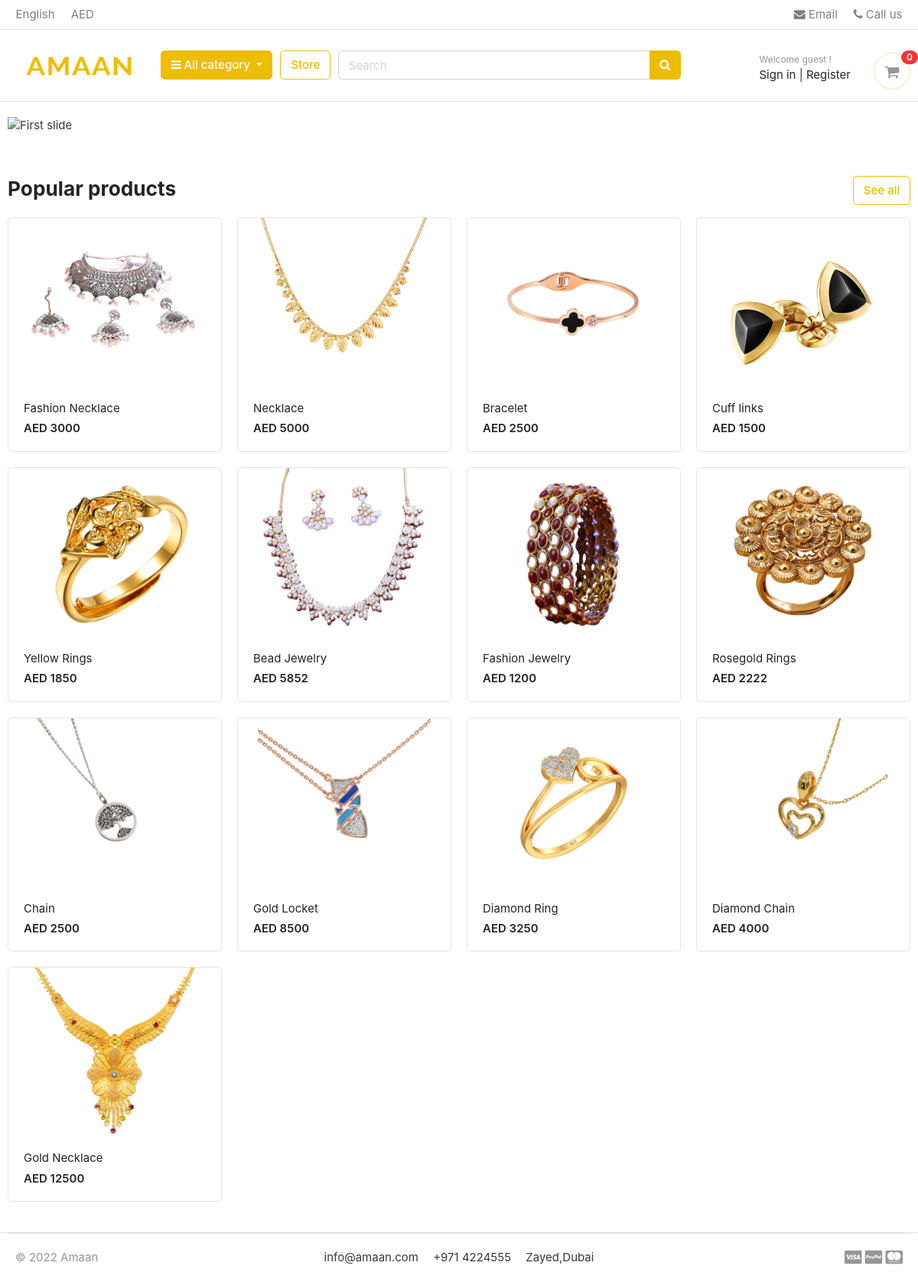
The page / on the database its author committed.
### store/models.py (models this page shows, shortened)
class Product(models.Model):
    product_name = models.CharField(max_length=200, unique=True)
    slug = models.SlugField(max_length=200, unique=True)
    description = models.TextField(max_length=200, blank=True)
    price = models.IntegerField()
    image = models.ImageField(upload_to='photos/products')
    stock = models.IntegerField()
    is_available = models.BooleanField(default=True)
    category = models.ForeignKey(Category, on_delete=models.CASCADE)
    created_date = models.DateTimeField(auto_now_add=True)
    modified_date = models.DateTimeField(auto_now=True)
    def get_url(self):
        return reverse('product_detail', args=[self.category.slug, self.slug])

### amaan/views.py (the view)
# urls.py: path('',views.home, name='home'),
def home(request):
    products = Product.objects.all().filter(is_available=True)
    context = {
        'products' : products,
    }
    return render (request, 'home.html',context)

### carts/context_processors.py (called while the page is built)
def counter(request):
    cart_count = 0
    if 'admin' in request.path:
        return{}
    else:
        try:
            cart = Cart.objects.filter(cart_id=cart_id(request))
            if request.user.is_authenticated:
                cart_items = CartItem.objects.all().filter(user=request.user)
            else:
                cart_items = CartItem.objects.all().filter(cart=cart[:1])
            for cart_item in cart_items:
                cart_count += cart_item.quantity
        except Cart.DoesNotExist:
            cart_count = 0
    return dict(cart_count=cart_count)

### carts/views.py (called while the page is built)
def cart_id(request):
    cart = request.session.session_key
    if not cart:
        cart = request.session.create()
    return cart

### category/context_processors.py (called while the page is built)
def menu_links(request):
    links = Category.objects.all()
    return dict(links=links)

### category/models.py (called while the page is built)
    def get_url(self):
        return reverse('products_by_category', args=[self.slug])

### templates/home.html (shortened to what this page needs)
{% extends 'base.html'  %}
{% load static%}
{% block content %}
<section class="section-intro padding-y-sm">
<div class="container">
<div id="carouselExampleControls" class="carousel slide" data-ride="carousel">
	<div class="carousel-inner">
	  <div class="carousel-item active">
		<img class="d-block w-100" src="https://mir-s3-cdn-cf.behance.net/project_modules/fs/11268966565959.5b1a0b70aabd7.png" alt="First slide">
	  </div>
	</div>
	<a class="carousel-control-prev" href="#carouselExampleControls" role="button" data-slide="prev">
	  <span class="carousel-control-prev-icon" aria-hidden="true"></span>
	</a>
	<a class="carousel-control-next" href="#carouselExampleControls" role="button" data-slide="next">
	  <span class="carousel-control-next-icon" aria-hidden="true"></span>
	</a>
  </div>
</div>
</section>
<section class="section-name padding-y-sm">
<div class="container">
<header class="section-heading">
	<a href="{% url 'store' %}" class="btn btn-outline-primary float-right">See all</a>
	<h3 class="section-title">Popular products</h3>
</header>
<div class="row">
	{% for product in products %}
	<div class="col-md-3">
		<div class="card card-product-grid">
			<a href="{{ product.get_url }}" class="img-wrap"> <img class="img-fluid" src="{{ product.image.url}}"></a>
			<figcaption class="info-wrap">
				<a href="{{ product.get_url }}" class="title">{{product.product_name}}</a>
				<div class="price mt-1">AED {{product.price}}</div>
			</figcaption>
		</div>
	</div>
	{% endfor %}
</div>
</div>
</section>
</body>
</html>
{% endblock %}

### static/css/ui.css (style rules this page uses)
html { font-family: "Inter", sans-serif; font-size: 15px; }
.img-wrap { text-align: center; display: block; }
.img-wrap img { max-width: 100%; }
.padding-y-sm { padding-top: 20px; padding-bottom: 20px; }
.section-heading { margin-bottom: 20px; margin-top: 15px; }
.section-title { color: #212529; }
[class*=card-product] a.title { color: #212529; display: block; }
[class*=card-product] .img-wrap { overflow: hidden; position: relative; }
[class*=card-product] .img-wrap img { height: 100%; max-width: 100%; width: auto; display: inline-block; -o-object-fit: cover; object-fit: cover; }
.card-product-grid { margin-bottom: 20px; }
.card-product-grid .img-wrap { border-radius: 0.2rem 0.2rem 0 0; height: 220px; }
.card-product-grid .info-wrap { overflow: hidden; padding: 18px 20px; }
.card .img-wrap { overflow: hidden; }
.price { font-weight: 600; color: #212529; }

### rows shown on the page
Product: image (picture), product_name "Fashion Necklace", price "3000"
Product: image (picture), product_name "Necklace", price "5000"
Product: image (picture), product_name "Bracelet", price "2500"
Product: image (picture), product_name "Cuff links", price "1500"
Product: image (picture), product_name "Yellow Rings", price "1850"
Product: image (picture), product_name "Bead Jewelry", price "5852"
Product: image (picture), product_name "Fashion Jewelry", price "1200"
Product: image (picture), product_name "Rosegold Rings", price "2222"
Product: image (picture), product_name "Chain", price "2500"
Product: image (picture), product_name "Gold Locket", price "8500"
Product: image (picture), product_name "Diamond Ring", price "3250"
Product: image (picture), product_name "Diamond Chain", price "4000"
Product: image (picture), product_name "Gold Necklace", price "12500"

### other values the page prints
{{ cart_count }} "0"
